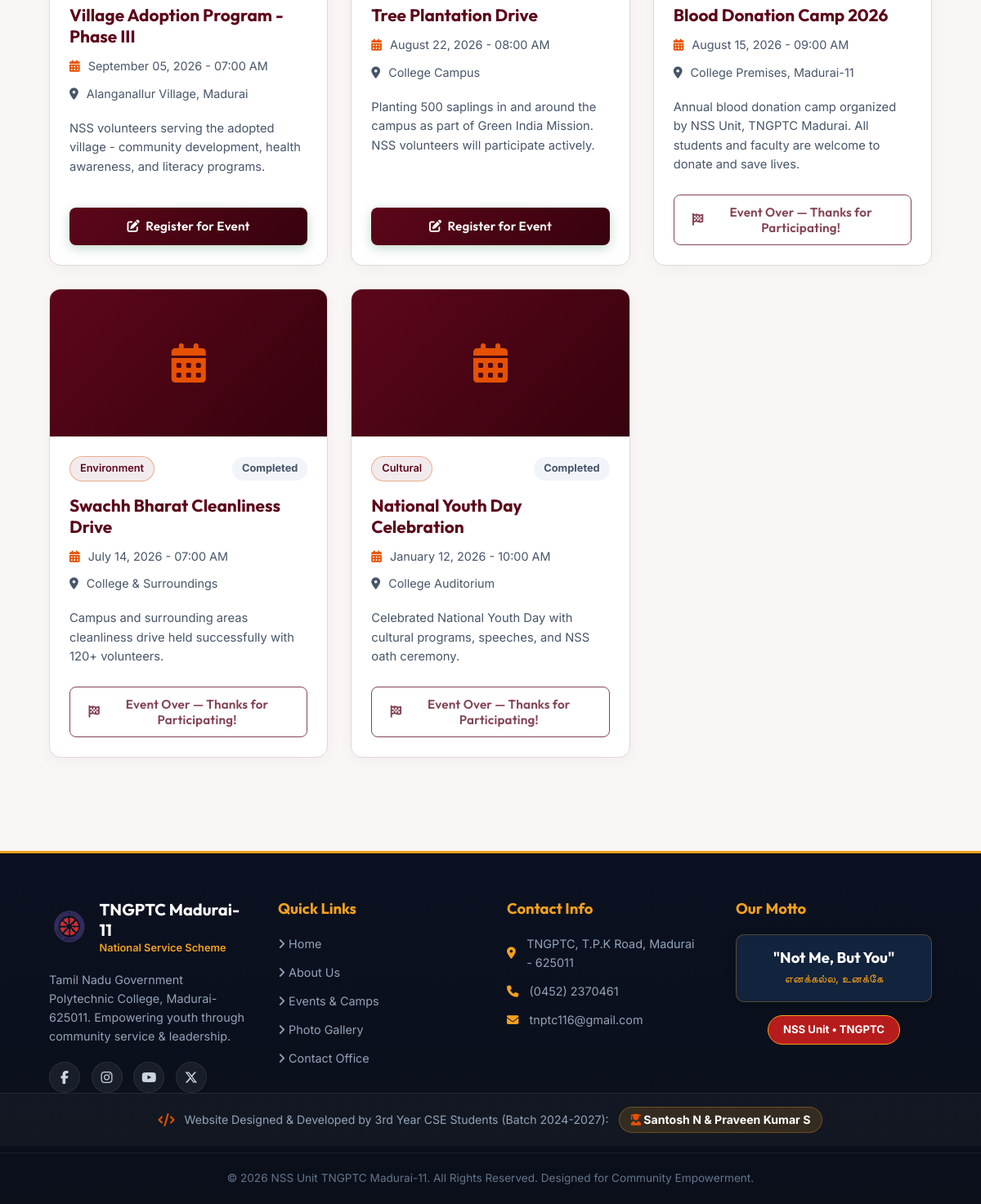
Page /events.php (lower part) on the earlier database version.
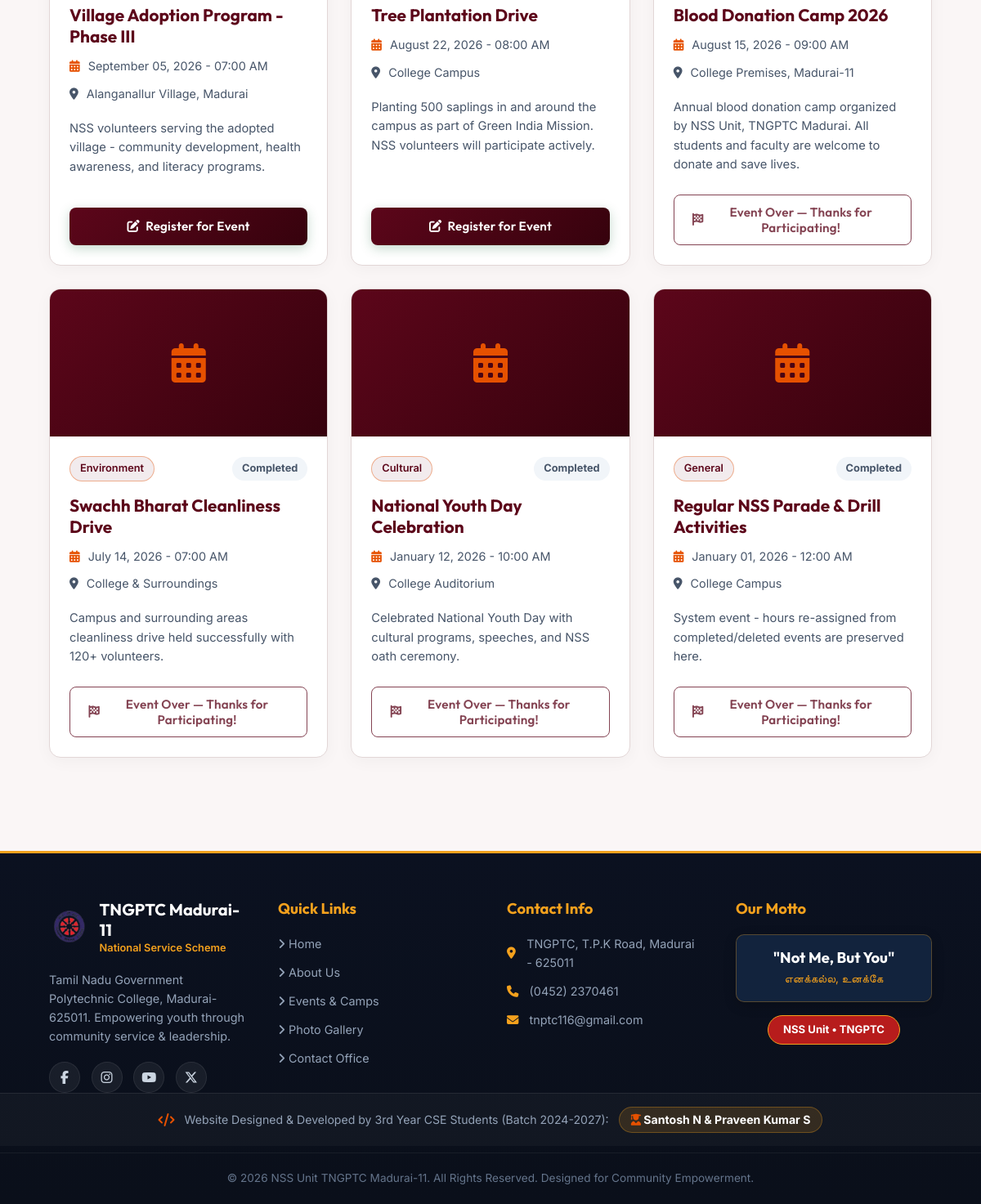
Same page on the later database version.
### tables this page shows
CREATE TABLE events (
    id INT AUTO_INCREMENT PRIMARY KEY,
    title VARCHAR(200) NOT NULL,
    description TEXT,
    event_date DATETIME NOT NULL,
    end_date DATETIME DEFAULT NULL,
    location VARCHAR(200),
    image VARCHAR(255) DEFAULT NULL,
    image_path VARCHAR(255) DEFAULT NULL,
    category VARCHAR(100) DEFAULT 'General',
    max_participants INT DEFAULT 0,
    status ENUM('upcoming','ongoing','completed','postponed','cancelled') DEFAULT 'upcoming',
    created_by INT,
    created_at TIMESTAMP DEFAULT CURRENT_TIMESTAMP,
    FOREIGN KEY (created_by) REFERENCES users(id) ON DELETE SET NULL
);

### events.php (the view, shortened to what the changed rows need)
<?php
require_once __DIR__ . '/includes/header.php';
$user_id = $_SESSION['user_id'] ?? 0;
$events = [];
try {
    if (isset($pdo)) {
        if ($user_id > 0) {
            $stmt = $pdo->prepare("
                SELECT e.*, (SELECT COUNT(*) FROM event_registrations r WHERE r.event_id = e.id) as reg_count,
                       (SELECT id FROM event_registrations r2 WHERE r2.event_id = e.id AND r2.user_id = ?) as user_registered_id
                FROM events e
                ORDER BY e.event_date DESC
            ");
            $stmt->execute([$user_id]);
            $events = $stmt->fetchAll(PDO::FETCH_ASSOC);
        } else {
            $stmt = $pdo->query("
                SELECT e.*, (SELECT COUNT(*) FROM event_registrations r WHERE r.event_id = e.id) as reg_count,
                       0 as user_registered_id
                FROM events e
                ORDER BY e.event_date DESC
            ");
            $events = $stmt->fetchAll(PDO::FETCH_ASSOC);
        }
    }
} catch (Exception $e) { }
?>
<section class="section" style="padding: 50px 5%; max-width: 1300px; margin: 0 auto;">
    <?php if (!empty($events)): ?>
        <div class="events-grid" style="display:grid; grid-template-columns: repeat(auto-fill, minmax(340px, 1fr)); gap: 28px;">
            <?php foreach ($events as $ev):
                $eventTimestamp = strtotime($ev['event_date']);
                $now = time();
                $oneDay = 86400;
                $rawStatus = strtolower($ev['status'] ?? 'upcoming');
                if ($rawStatus === 'postponed' || $rawStatus === 'cancelled') {
                    $status = $rawStatus;
                } elseif ($eventTimestamp > $now) {
                    $status = 'upcoming';
                } elseif ($eventTimestamp <= $now && $eventTimestamp >= ($now - $oneDay)) {
                    $status = 'ongoing';
                } else {
                    $status = 'completed';
                }
                $imgSrc = !empty($ev['image']) ? $ev['image'] : (!empty($ev['image_path']) ? $ev['image_path'] : null);
                $userRegistered = !empty($ev['user_registered_id']);
            ?>
            <div class="event-card event-item <?= $status ?>" data-aos="fade-up" style="background:#fff; border:1px solid var(--border); border-radius:14px; overflow:hidden; display:flex; flex-direction:column; box-shadow:0 4px 20px rgba(0,0,0,0.04);">
                <?php if ($imgSrc): ?>
                    <img src="<?= htmlspecialchars($imgSrc) ?>" alt="<?= htmlspecialchars($ev['title']) ?>" style="width:100%; height:200px; object-fit:cover;">
                <?php else: ?>
                    <div style="width:100%; height:180px; background:linear-gradient(135deg, var(--primary) 0%, var(--primary-dark) 100%); display:flex; align-items:center; justify-content:center; color:var(--accent);">
                        <i class="fas fa-calendar-alt" style="font-size:3rem;"></i>
                    </div>
                <?php endif; ?>
                <div class="event-body" style="padding: 1.5rem; flex:1; display:flex; flex-direction:column;">
                    <div style="display:flex; justify-content:space-between; align-items:center; margin-bottom:1rem;">
                        <span class="badge" style="background:var(--primary-subtle); color:var(--primary); padding:4px 12px; border-radius:20px; font-weight:600; font-size:0.8rem; border:1px solid var(--border-accent);"><?= htmlspecialchars($ev['category'] ?? 'General') ?></span>
                        <?php if ($status === 'upcoming'): ?>
                            <span class="badge" style="background:var(--primary); color:#fff; padding:4px 12px; border-radius:20px; font-weight:700; font-size:0.8rem;"><i class="fas fa-clock"></i> Upcoming</span>
                        <?php elseif ($status === 'ongoing'): ?>
                            <span class="badge" style="background:#dcfce7; color:#166534; padding:4px 12px; border-radius:20px; font-weight:700; font-size:0.8rem; border:1px solid #bbf7d0;"><i class="fas fa-broadcast-tower fa-spin"></i> Ongoing Now</span>
                        <?php elseif ($status === 'completed'): ?>
                            <span class="badge" style="background:#f1f5f9; color:#475569; padding:4px 12px; border-radius:20px; font-weight:700; font-size:0.8rem;">Completed</span>
                        <?php elseif ($status === 'postponed'): ?>
                            <span class="badge" style="background:#fef3c7; color:#92400e; padding:4px 12px; border-radius:20px; font-weight:700; font-size:0.8rem;">Postponed</span>
                        <?php else: ?>
                            <span class="badge" style="background:#fee2e2; color:#991b1b; padding:4px 12px; border-radius:20px; font-weight:700; font-size:0.8rem;">Cancelled</span>
                        <?php endif; ?>
                    </div>
                    <h3 class="event-title" style="font-size:1.3rem; color:var(--primary); margin-bottom:0.75rem; font-family:'Outfit',sans-serif;"><?= htmlspecialchars($ev['title']) ?></h3>
                    <div class="event-meta" style="margin-bottom:1.25rem; font-size:0.9rem; color:var(--text-muted);">
                        <div style="margin-bottom:4px;"><i class="fas fa-calendar-alt text-accent" style="margin-right:6px;"></i> <?= date('F d, Y - h:i A', $eventTimestamp) ?></div>
                        <div><i class="fas fa-map-marker-alt text-danger" style="margin-right:6px;"></i> <?= htmlspecialchars($ev['location']) ?></div>
                    </div>
                    <p style="color:var(--text-muted); font-size:0.92rem; line-height:1.6; margin-bottom:1.5rem; flex:1;"><?= htmlspecialchars($ev['description'] ?? '') ?></p>
                    <div class="event-footer" style="margin-top:auto;">
                        <?php if ($status === 'completed'): ?>
                            <button class="btn btn-outline btn-block" style="width:100%; opacity:0.75; font-weight:600;" disabled>
                                <i class="fas fa-flag-checkered"></i> Event Over — Thanks for Participating!
                            </button>
                        <?php elseif ($status === 'postponed' || $status === 'cancelled'): ?>
                            <button class="btn btn-outline btn-block" style="width:100%; opacity:0.85; color:#92400e; background:#fffbe8;" disabled>
                                <i class="fas fa-pause-circle"></i> Event <?= ucfirst($status) ?>
                            </button>
                        <?php elseif ($userRegistered): ?>
                            <a href="event-detail.php?id=<?= $ev['id'] ?>" class="btn btn-success btn-block" style="width:100%; text-align:center; background:#166534; border:none; color:white; font-weight:700;">
                                <i class="fas fa-check-circle"></i> Already Registered (View)
                            </a>
                        <?php else: ?>
                            <a href="event-detail.php?id=<?= $ev['id'] ?>" class="btn btn-primary btn-block" style="width:100%; text-align:center;">
                                <i class="fas fa-edit"></i> Register for Event
                            </a>
                        <?php endif; ?>
                    </div>
                </div>
            </div>
            <?php endforeach; ?>
        </div>
    <?php endif; ?>
</section>
<?php require_once __DIR__ . '/includes/footer.php'; ?>

Differences in the rows shown:
added events: category "General", status "Completed", title "Regular NSS Parade & Drill Activities", event_date "January 01, 2026 - 12:00 AM", location "College Campus", description "System event - hours re-assigned from completed/deleted events are preserved here."
